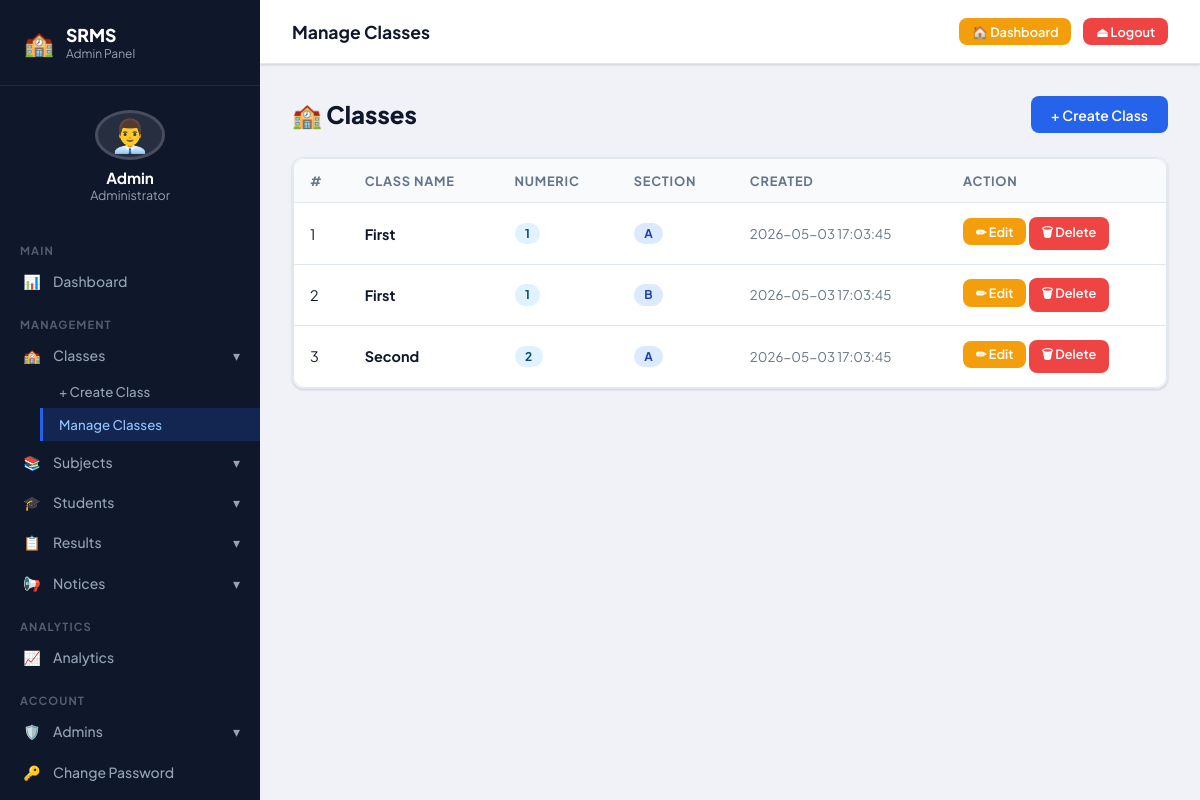
/admin/classes (signed in), run on the app's committed database.
### tables this page shows
CREATE TABLE classes (
            id INTEGER PRIMARY KEY AUTOINCREMENT,
            class_name TEXT NOT NULL,
            class_numeric INTEGER NOT NULL,
            section TEXT NOT NULL,
            created_at TEXT DEFAULT CURRENT_TIMESTAMP,
            updated_at TEXT DEFAULT CURRENT_TIMESTAMP
        );

### app.py (the view)
@app.route('/admin/classes')
@admin_required
def manage_classes():
    conn = get_db()
    classes = conn.execute('SELECT * FROM classes ORDER BY class_numeric').fetchall()
    conn.close()
    return render_template('manage_classes.html', classes=classes)

### app.py (called while the page is built)
def get_db():
    conn = sqlite3.connect(DB)
    conn.row_factory = sqlite3.Row
    return conn

def admin_required(f):
    from functools import wraps
    @wraps(f)
    def decorated(*args, **kwargs):
        if not session.get('admin'):
            return redirect(url_for('admin_login'))
        return f(*args, **kwargs)
    return decorated

### templates/manage_classes.html (shortened to what this page needs)
{% extends "admin_base.html" %}
{% block page_title %}Manage Classes{% endblock %}
{% block content %}
<div class="page-header">
  <div class="page-title">🏫 Classes</div>
  <a href="{{ url_for('create_class') }}" class="btn btn-primary">+ Create Class</a>
</div>
<div class="card">
  <div class="table-wrap">
    <table>
      <thead><tr><th>#</th><th>Class Name</th><th>Numeric</th><th>Section</th><th>Created</th><th>Action</th></tr></thead>
      <tbody>
        {% for cls in classes %}
        <tr>
          <td>{{ loop.index }}</td>
          <td><strong>{{ cls.class_name }}</strong></td>
          <td><span class="badge badge-info">{{ cls.class_numeric }}</span></td>
          <td><span class="badge badge-primary">{{ cls.section }}</span></td>
          <td style="color:#64748b;font-size:.83rem;">{{ cls.created_at }}</td>
          <td>
            <a href="{{ url_for('edit_class', id=cls.id) }}" class="btn btn-warning btn-sm">✏ Edit</a>
            <a href="{{ url_for('delete_class', id=cls.id) }}" class="btn btn-danger btn-sm" onclick="return confirm('Delete this class?')">🗑 Delete</a>
          </td>
        </tr>
        {% else %}
        <tr><td colspan="6" style="text-align:center;color:#94a3b8;padding:2rem;">No classes yet.</td></tr>
        {% endfor %}
      </tbody>
    </table>
  </div>
</div>
{% endblock %}

### templates/base.html (style rules this page uses)
:root { --bg: #f0f2f7; --surface: #ffffff; --primary: #2563eb; --primary-dark: #1d4ed8; --secondary: #0ea5e9; --accent: #f59e0b; --danger: #ef4444; --success: #22c55e; --warning: #f59e0b; --info: #06b6d4; --text: #0f172a; --text-muted: #64748b; --border: #e2e8f0; --sidebar-bg: #0f172a; --sidebar-text: #94a3b8; --sidebar-active: #2563eb; --nav-bg: #1e293b; --radius: 12px; --shadow: 0 1px 3px rgba(0,0,0,.1), 0 1px 2px rgba(0,0,0,.06); --shadow-md: 0 4px 6px -1px rgba(0,0,0,.1), 0 2px 4px -1px rgba(0,0,0,.06); --shadow-lg: 0 10px 15px -3px rgba(0,0,0,.1), 0 4px 6px -2px rgba(0,0,0,.05); }
* { box-sizing:border-box;margin:0;padding:0; }
body { font-family:'Plus Jakarta Sans',sans-serif;background:var(--bg);color:var(--text);min-height:100vh; }
a { text-decoration:none;color:inherit; }
.card { background:var(--surface);border-radius:var(--radius);box-shadow:var(--shadow);border:1px solid var(--border); }
.btn { display:inline-flex;align-items:center;gap:.5rem;padding:.6rem 1.25rem;border-radius:8px;font-size:.875rem;font-weight:600;cursor:pointer;border:none;transition:all .2s;font-family:inherit; }
.btn-primary { background:var(--primary);color:#fff; }
.btn-danger { background:var(--danger);color:#fff; }
.btn-warning { background:var(--warning);color:#fff; }
.btn-sm { padding:.35rem .8rem;font-size:.8rem; }
.table-wrap { overflow-x:auto;border-radius:var(--radius);border:1px solid var(--border); }
table { width:100%;border-collapse:collapse; }
thead tr { background:#f8fafc; }
thead th { padding:.85rem 1rem;text-align:left;font-size:.8rem;font-weight:700;text-transform:uppercase;letter-spacing:.06em;color:var(--text-muted);border-bottom:1px solid var(--border); }
tbody tr { transition:background .15s; }
tbody td { padding:.85rem 1rem;font-size:.9rem;border-bottom:1px solid var(--border); }
tbody tr:last-child td { border-bottom:none; }
.badge { display:inline-flex;align-items:center;padding:.2rem .65rem;border-radius:20px;font-size:.75rem;font-weight:700; }
.badge-info { background:#e0f2fe;color:#0c4a6e; }
.badge-primary { background:#dbeafe;color:#1e40af; }
.page-header { display:flex;align-items:center;justify-content:space-between;margin-bottom:1.5rem; }
.page-title { font-size:1.5rem;font-weight:800;color:var(--text);display:flex;align-items:center;gap:.5rem; }

### data on the page
classes: class_name "First", class_numeric "1", section "A", created_at "2026-05-03 17:03:45"
classes: class_name "First", class_numeric "1", section "B", created_at "2026-05-03 17:03:45"
classes: class_name "Second", class_numeric "2", section "A", created_at "2026-05-03 17:03:45"
